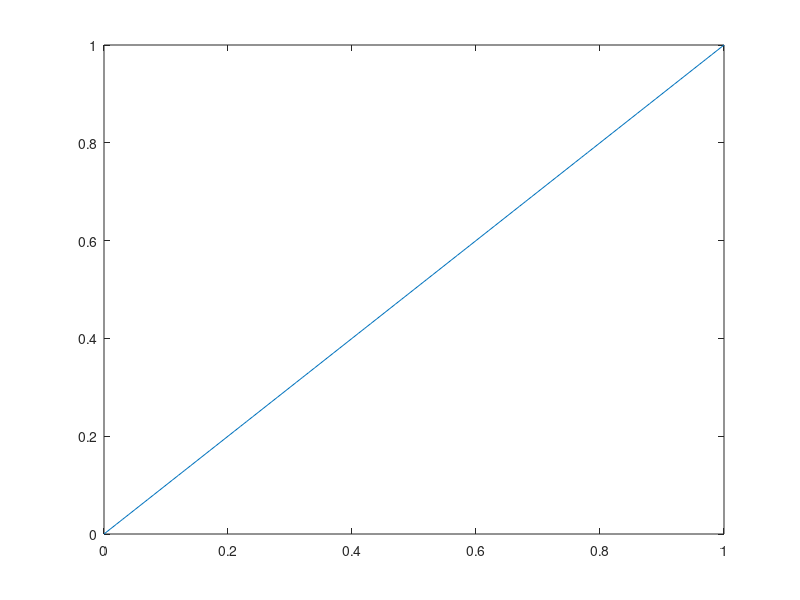

Recreate this plot in MATLAB. (Note: this script raises an error after producing the figure.)
x = 0:0.01:1;
y = x;
plot(x,y)

f = getframe;
[im,map] = rgb2ind(f.cdata,256);
im(1,1,1,10) = 0;
for k = 1:10
  y = x.^k;
  plot(x,y)
  f = getframe;
  im(:,:,1,k) = rgb2ind(f.cdata,map);
end